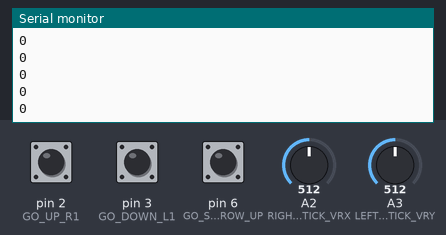
A sketch run on a simulated Arduino Uno, built with avr-gcc and run on an emulated ATmega328P. Parts: the last lines printed to the serial monitor. Inputs (shaded band) come from the test bench; at power-on: A3 (LEFT_JOYSTICK_VRY) = 512, A2 (RIGHT_JOYSTICK_VRX) = 512, pin 2 (GO_UP_R1) HIGH, pin 3 (GO_DOWN_L1) HIGH, pin 6 (GO_STRAIGHT_ARROW_UP) HIGH. No radio packets arrive unless stated.

Above: at 3.2 s.
3.3 s: A3 (LEFT_JOYSTICK_VRY) set to 490
At 3.32 s:
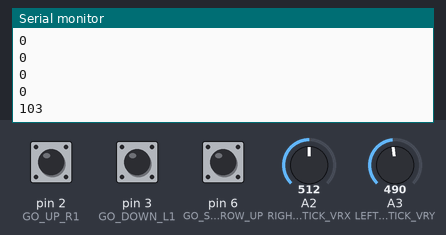
4.8 s: A2 (RIGHT_JOYSTICK_VRX) set to 716
At 4.84 s:
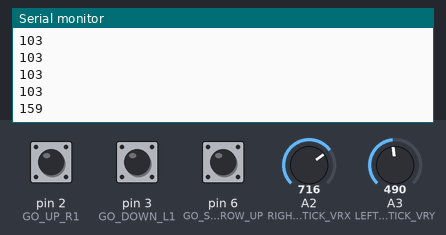
6.3 s: A2 (RIGHT_JOYSTICK_VRX) set to 900
At 6.35 s:
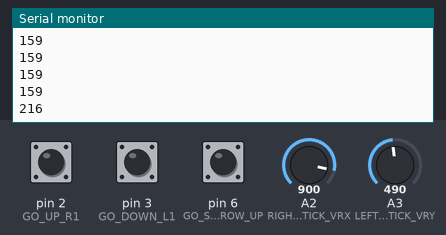
Timing chart, 0 to 9.3 s (numbered marks = the images above; inputs shaded):
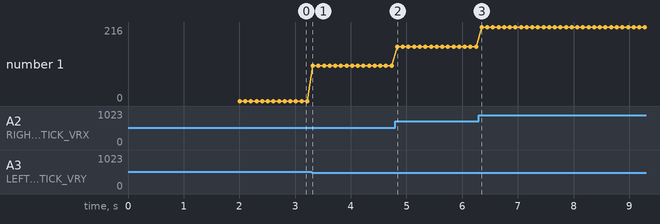

The sketch:

controller.ino
```cpp
#include <nRF24L01.h>
#include <RF24.h>
#include <RF24_config.h>
#include <SPI.h>

//Módulo RF
const int pinCE = 9;
const int pinCSN = 10;
RF24 radio(pinCE, pinCSN);
const uint64_t pipe = 0xE8E8F0F0E1LL;

/*
 * Primer dato: grados de cada servo.
 * Segundo dato: Velocidad motor izquierda
 * Tercer dato: Velocidad motor derecha
 * Cuarto dato: Hacia delante (0) o hacia atrás (1)
 */
int data[4]= {90, 0, 0, 0};
unsigned long lastTime = 0;
int threshold = 100;

//Controles
const int LEFT_JOYSTICK_VRY = A3;
const int RIGHT_JOYSTICK_VRX = A2;
const int GO_DOWN_L1 = 3;
const int GO_UP_R1 = 2;
const int GO_STRAIGHT_ARROW_UP = 6;

void setup(void){
  delay(1000);
  Serial.begin(9600);
  delay(1000);

  pinMode(GO_DOWN_L1, INPUT_PULLUP);
  pinMode(GO_UP_R1, INPUT_PULLUP);
  pinMode(GO_STRAIGHT_ARROW_UP, INPUT_PULLUP);

  radio.begin();
  radio.openWritingPipe(pipe);
}

void loop(void){
  if((millis()-lastTime) > threshold){
    lastTime = millis();

    if(!digitalRead(GO_DOWN_L1))
      data[0] = 180;
    else if(!digitalRead(GO_UP_R1))
      data[0] = 0;
    else if(!digitalRead(GO_STRAIGHT_ARROW_UP))
      data[0] = 90;

    controlDirigible();
    Serial.println(data[2]);
    radio.write(data, sizeof data);
  }
}

void controlDirigible(){
  int right_vrx_lecture = analogRead(RIGHT_JOYSTICK_VRX);
  int left_vry_lecture = analogRead(LEFT_JOYSTICK_VRY);

  if(right_vrx_lecture > 525 && right_vrx_lecture <= 1023){
    data[1] = 0;
    data[2] = map(right_vrx_lecture, 525, 1023, 100, 255);
  }

  else if(right_vrx_lecture < 500 && right_vrx_lecture >= 0){
    data[1] = map(right_vrx_lecture, 500, 0, 100, 255);
    data[2] = 0;
  }

  else if(left_vry_lecture > 525 && left_vry_lecture <=1023){
    data[1] = map(left_vry_lecture, 512, 1023, 100, 255);
    data[2] = data[1];
    data[3] = 0;  //Hacia delante
  }

  else if(left_vry_lecture < 500 && left_vry_lecture >= 0){
    data[1] = map(left_vry_lecture, 500, 0, 100, 255);
    data[2] = data[1];
    data[3] = 1;  //Hacia atrás
  }

  else{
    data[1] = 0;
    data[2] = 0;
    data[3] = 0;
  }
}
```

Measured:
- after the input at 3.3 s, the serial monitor: prints a new line at once (image 1)
- after the input at 4.8 s, the serial monitor: prints a new line at once (image 2)
- after the input at 6.3 s, the serial monitor: prints a new line after 0.05 s (image 3)
- plotted number 1: 0 → 103 after the input at 3.3 s, 103 → 159 after the input at 4.8 s, 159 → 216 after the input at 6.3 s
